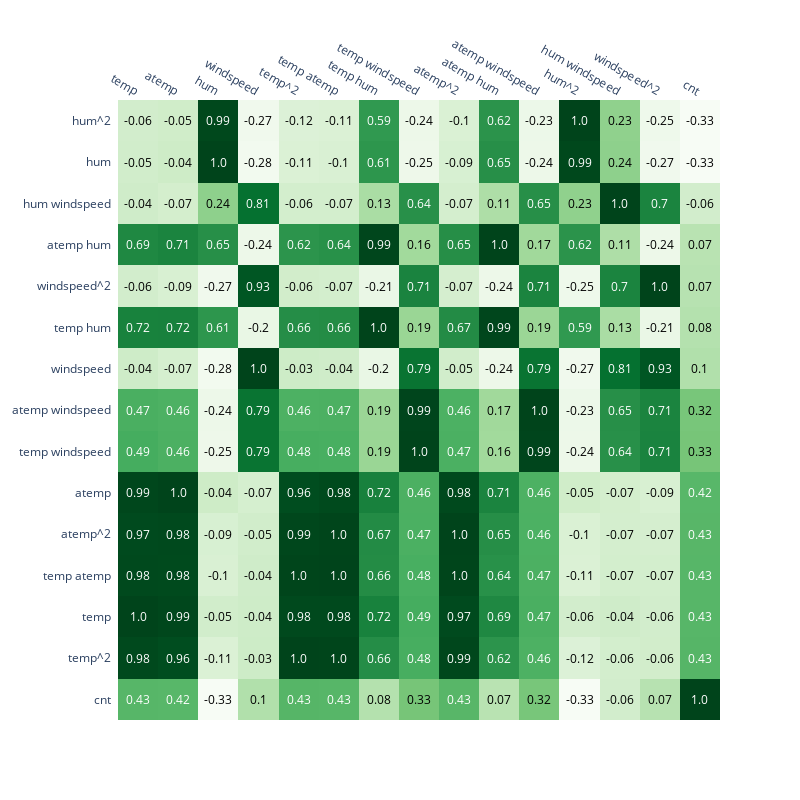

This figure's notebook cell:
### Code cell
# Computing the correlation coefficients between all variables in the 'correlation' DataFrame and sort them by correlation with 'cnt'.

correlation = correlation.corr().sort_values('cnt', ascending=False)

# Converting the correlation matrix to a NumPy array.
zz = np.array(correlation)

# Creating an annotated heatmap of the correlation matrix.
fig = ff.create_annotated_heatmap(
    zz,
    x = list(correlation.columns),
    y = list(correlation.index),
    annotation_text = np.around(zz, decimals=2),
    hoverinfo='z',
    colorscale= 'Greens'
)

# Setting the size of the heatmap figure.
fig.update_layout(
    height=800,
    width = 800
)

### Figure 1 — Plotly figure (JSON) as saved in the notebook; plotly's stock layout.template omitted (floating-point values rounded to 4 significant figures; data arrays with more than 128 entries replaced by an {"elided": "..."} marker saying what was removed)
{"data": [{"colorscale": [[0, "rgb(247,252,245)"], [0.125, "rgb(229,245,224)"], [0.25, "rgb(199,233,192)"], [0.375, "rgb(161,217,155)"], [0.5, "rgb(116,196,118)"], [0.625, "rgb(65,171,93)"], [0.75, "rgb(35,139,69)"], [0.875, "rgb(0,109,44)"], [1, "rgb(0,68,27)"]], "hoverinfo": "z", "reversescale": false, "showscale": false, "type": "heatmap", "x": ["temp", "atemp", "hum", "windspeed", "temp^2", "temp atemp", "temp hum", "temp windspeed", "atemp^2", "atemp hum", "atemp windspeed", "hum^2", "hum windspeed", "windspeed^2", "cnt"], "y": ["cnt", "temp^2", "temp", "temp atemp", "atemp^2", "atemp", "temp windspeed", "atemp windspeed", "windspeed", "temp hum", "windspeed^2", "atemp hum", "hum windspeed", "hum", "hum^2"], "z": {"elided": "15x15 float values"}}], "layout": {"annotations": [{"font": {"color": "#FFFFFF"}, "showarrow": false, "text": "0.43", "x": "temp", "xref": "x", "y": "cnt", "yref": "y"}, {"font": {"color": "#FFFFFF"}, "showarrow": false, "text": "0.42", "x": "atemp", "xref": "x", "y": "cnt", "yref": "y"}, {"font": {"color": "#000000"}, "showarrow": false, "text": "-0.33", "x": "hum", "xref": "x", "y": "cnt", "yref": "y"}, {"font": {"color": "#000000"}, "showarrow": false, "text": "0.1", "x": "windspeed", "xref": "x", "y": "cnt", "yref": "y"}, {"font": {"color": "#FFFFFF"}, "showarrow": false, "text": "0.43", "x": "temp^2", "xref": "x", "y": "cnt", "yref": "y"}, {"font": {"color": "#FFFFFF"}, "showarrow": false, "text": "0.43", "x": "temp atemp", "xref": "x", "y": "cnt", "yref": "y"}, {"font": {"color": "#000000"}, "showarrow": false, "text": "0.08", "x": "temp hum", "xref": "x", "y": "cnt", "yref": "y"}, {"font": {"color": "#000000"}, "showarrow": false, "text": "0.33", "x": "temp windspeed", "xref": "x", "y": "cnt", "yref": "y"}, {"font": {"color": "#FFFFFF"}, "showarrow": false, "text": "0.43", "x": "atemp^2", "xref": "x", "y": "cnt", "yref": "y"}, {"font": {"color": "#000000"}, "showarrow": false, "text": "0.07", "x": "atemp hum", "xref": "x", "y": "cnt", "yref": "y"}, {"font": {"color": "#000000"}, "showarrow": false, "text": "0.32", "x": "atemp windspeed", "xref": "x", "y": "cnt", "yref": "y"}, {"font": {"color": "#000000"}, "showarrow": false, "text": "-0.33", "x": "hum^2", "xref": "x", "y": "cnt", "yref": "y"}, {"font": {"color": "#000000"}, "showarrow": false, "text": "-0.06", "x": "hum windspeed", "xref": "x", "y": "cnt", "yref": "y"}, {"font": {"color": "#000000"}, "showarrow": false, "text": "0.07", "x": "windspeed^2", "xref": "x", "y": "cnt", "yref": "y"}, {"font": {"color": "#FFFFFF"}, "showarrow": false, "text": "1.0", "x": "cnt", "xref": "x", "y": "cnt", "yref": "y"}, {"font": {"color": "#FFFFFF"}, "showarrow": false, "text": "0.98", "x": "temp", "xref": "x", "y": "temp^2", "yref": "y"}, {"font": {"color": "#FFFFFF"}, "showarrow": false, "text": "0.96", "x": "atemp", "xref": "x", "y": "temp^2", "yref": "y"}, {"font": {"color": "#000000"}, "showarrow": false, "text": "-0.11", "x": "hum", "xref": "x", "y": "temp^2", "yref": "y"}, {"font": {"color": "#000000"}, "showarrow": false, "text": "-0.03", "x": "windspeed", "xref": "x", "y": "temp^2", "yref": "y"}, {"font": {"color": "#FFFFFF"}, "showarrow": false, "text": "1.0", "x": "temp^2", "xref": "x", "y": "temp^2", "yref": "y"}, {"font": {"color": "#FFFFFF"}, "showarrow": false, "text": "1.0", "x": "temp atemp", "xref": "x", "y": "temp^2", "yref": "y"}, {"font": {"color": "#FFFFFF"}, "showarrow": false, "text": "0.66", "x": "temp hum", "xref": "x", "y": "temp^2", "yref": "y"}, {"font": {"color": "#FFFFFF"}, "showarrow": false, "text": "0.48", "x": "temp windspeed", "xref": "x", "y": "temp^2", "yref": "y"}, {"font": {"color": "#FFFFFF"}, "showarrow": false, "text": "0.99", "x": "atemp^2", "xref": "x", "y": "temp^2", "yref": "y"}, {"font": {"color": "#FFFFFF"}, "showarrow": false, "text": "0.62", "x": "atemp hum", "xref": "x", "y": "temp^2", "yref": "y"}, {"font": {"color": "#FFFFFF"}, "showarrow": false, "text": "0.46", "x": "atemp windspeed", "xref": "x", "y": "temp^2", "yref": "y"}, {"font": {"color": "#000000"}, "showarrow": false, "text": "-0.12", "x": "hum^2", "xref": "x", "y": "temp^2", "yref": "y"}, {"font": {"color": "#000000"}, "showarrow": false, "text": "-0.06", "x": "hum windspeed", "xref": "x", "y": "temp^2", "yref": "y"}, {"font": {"color": "#000000"}, "showarrow": false, "text": "-0.06", "x": "windspeed^2", "xref": "x", "y": "temp^2", "yref": "y"}, {"font": {"color": "#FFFFFF"}, "showarrow": false, "text": "0.43", "x": "cnt", "xref": "x", "y": "temp^2", "yref": "y"}, {"font": {"color": "#FFFFFF"}, "showarrow": false, "text": "1.0", "x": "temp", "xref": "x", "y": "temp", "yref": "y"}, {"font": {"color": "#FFFFFF"}, "showarrow": false, "text": "0.99", "x": "atemp", "xref": "x", "y": "temp", "yref": "y"}, {"font": {"color": "#000000"}, "showarrow": false, "text": "-0.05", "x": "hum", "xref": "x", "y": "temp", "yref": "y"}, {"font": {"color": "#000000"}, "showarrow": false, "text": "-0.04", "x": "windspeed", "xref": "x", "y": "temp", "yref": "y"}, {"font": {"color": "#FFFFFF"}, "showarrow": false, "text": "0.98", "x": "temp^2", "xref": "x", "y": "temp", "yref": "y"}, {"font": {"color": "#FFFFFF"}, "showarrow": false, "text": "0.98", "x": "temp atemp", "xref": "x", "y": "temp", "yref": "y"}, {"font": {"color": "#FFFFFF"}, "showarrow": false, "text": "0.72", "x": "temp hum", "xref": "x", "y": "temp", "yref": "y"}, {"font": {"color": "#FFFFFF"}, "showarrow": false, "text": "0.49", "x": "temp windspeed", "xref": "x", "y": "temp", "yref": "y"}, {"font": {"color": "#FFFFFF"}, "showarrow": false, "text": "0.97", "x": "atemp^2", "xref": "x", "y": "temp", "yref": "y"}, {"font": {"color": "#FFFFFF"}, "showarrow": false, "text": "0.69", "x": "atemp hum", "xref": "x", "y": "temp", "yref": "y"}, {"font": {"color": "#FFFFFF"}, "showarrow": false, "text": "0.47", "x": "atemp windspeed", "xref": "x", "y": "temp", "yref": "y"}, {"font": {"color": "#000000"}, "showarrow": false, "text": "-0.06", "x": "hum^2", "xref": "x", "y": "temp", "yref": "y"}, {"font": {"color": "#000000"}, "showarrow": false, "text": "-0.04", "x": "hum windspeed", "xref": "x", "y": "temp", "yref": "y"}, {"font": {"color": "#000000"}, "showarrow": false, "text": "-0.06", "x": "windspeed^2", "xref": "x", "y": "temp", "yref": "y"}, {"font": {"color": "#FFFFFF"}, "showarrow": false, "text": "0.43", "x": "cnt", "xref": "x", "y": "temp", "yref": "y"}, {"font": {"color": "#FFFFFF"}, "showarrow": false, "text": "0.98", "x": "temp", "xref": "x", "y": "temp atemp", "yref": "y"}, {"font": {"color": "#FFFFFF"}, "showarrow": false, "text": "0.98", "x": "atemp", "xref": "x", "y": "temp atemp", "yref": "y"}, {"font": {"color": "#000000"}, "showarrow": false, "text": "-0.1", "x": "hum", "xref": "x", "y": "temp atemp", "yref": "y"}, {"font": {"color": "#000000"}, "showarrow": false, "text": "-0.04", "x": "windspeed", "xref": "x", "y": "temp atemp", "yref": "y"}, {"font": {"color": "#FFFFFF"}, "showarrow": false, "text": "1.0", "x": "temp^2", "xref": "x", "y": "temp atemp", "yref": "y"}, {"font": {"color": "#FFFFFF"}, "showarrow": false, "text": "1.0", "x": "temp atemp", "xref": "x", "y": "temp atemp", "yref": "y"}, {"font": {"color": "#FFFFFF"}, "showarrow": false, "text": "0.66", "x": "temp hum", "xref": "x", "y": "temp atemp", "yref": "y"}, {"font": {"color": "#FFFFFF"}, "showarrow": false, "text": "0.48", "x": "temp windspeed", "xref": "x", "y": "temp atemp", "yref": "y"}, {"font": {"color": "#FFFFFF"}, "showarrow": false, "text": "1.0", "x": "atemp^2", "xref": "x", "y": "temp atemp", "yref": "y"}, {"font": {"color": "#FFFFFF"}, "showarrow": false, "text": "0.64", "x": "atemp hum", "xref": "x", "y": "temp atemp", "yref": "y"}, {"font": {"color": "#FFFFFF"}, "showarrow": false, "text": "0.47", "x": "atemp windspeed", "xref": "x", "y": "temp atemp", "yref": "y"}, {"font": {"color": "#000000"}, "showarrow": false, "text": "-0.11", "x": "hum^2", "xref": "x", "y": "temp atemp", "yref": "y"}, {"font": {"color": "#000000"}, "showarrow": false, "text": "-0.07", "x": "hum windspeed", "xref": "x", "y": "temp atemp", "yref": "y"}, {"font": {"color": "#000000"}, "showarrow": false, "text": "-0.07", "x": "windspeed^2", "xref": "x", "y": "temp atemp", "yref": "y"}, {"font": {"color": "#FFFFFF"}, "showarrow": false, "text": "0.43", "x": "cnt", "xref": "x", "y": "temp atemp", "yref": "y"}, {"font": {"color": "#FFFFFF"}, "showarrow": false, "text": "0.97", "x": "temp", "xref": "x", "y": "atemp^2", "yref": "y"}, {"font": {"color": "#FFFFFF"}, "showarrow": false, "text": "0.98", "x": "atemp", "xref": "x", "y": "atemp^2", "yref": "y"}, {"font": {"color": "#000000"}, "showarrow": false, "text": "-0.09", "x": "hum", "xref": "x", "y": "atemp^2", "yref": "y"}, {"font": {"color": "#000000"}, "showarrow": false, "text": "-0.05", "x": "windspeed", "xref": "x", "y": "atemp^2", "yref": "y"}, {"font": {"color": "#FFFFFF"}, "showarrow": false, "text": "0.99", "x": "temp^2", "xref": "x", "y": "atemp^2", "yref": "y"}, {"font": {"color": "#FFFFFF"}, "showarrow": false, "text": "1.0", "x": "temp atemp", "xref": "x", "y": "atemp^2", "yref": "y"}, {"font": {"color": "#FFFFFF"}, "showarrow": false, "text": "0.67", "x": "temp hum", "xref": "x", "y": "atemp^2", "yref": "y"}, {"font": {"color": "#FFFFFF"}, "showarrow": false, "text": "0.47", "x": "temp windspeed", "xref": "x", "y": "atemp^2", "yref": "y"}, {"font": {"color": "#FFFFFF"}, "showarrow": false, "text": "1.0", "x": "atemp^2", "xref": "x", "y": "atemp^2", "yref": "y"}, {"font": {"color": "#FFFFFF"}, "showarrow": false, "text": "0.65", "x": "atemp hum", "xref": "x", "y": "atemp^2", "yref": "y"}, {"font": {"color": "#FFFFFF"}, "showarrow": false, "text": "0.46", "x": "atemp windspeed", "xref": "x", "y": "atemp^2", "yref": "y"}, {"font": {"color": "#000000"}, "showarrow": false, "text": "-0.1", "x": "hum^2", "xref": "x", "y": "atemp^2", "yref": "y"}, {"font": {"color": "#000000"}, "showarrow": false, "text": "-0.07", "x": "hum windspeed", "xref": "x", "y": "atemp^2", "yref": "y"}, {"font": {"color": "#000000"}, "showarrow": false, "text": "-0.07", "x": "windspeed^2", "xref": "x", "y": "atemp^2", "yref": "y"}, {"font": {"color": "#FFFFFF"}, "showarrow": false, "text": "0.43", "x": "cnt", "xref": "x", "y": "atemp^2", "yref": "y"}, {"font": {"color": "#FFFFFF"}, "showarrow": false, "text": "0.99", "x": "temp", "xref": "x", "y": "atemp", "yref": "y"}, {"font": {"color": "#FFFFFF"}, "showarrow": false, "text": "1.0", "x": "atemp", "xref": "x", "y": "atemp", "yref": "y"}, {"font": {"color": "#000000"}, "showarrow": false, "text": "-0.04", "x": "hum", "xref": "x", "y": "atemp", "yref": "y"}, {"font": {"color": "#000000"}, "showarrow": false, "text": "-0.07", "x": "windspeed", "xref": "x", "y": "atemp", "yref": "y"}, {"font": {"color": "#FFFFFF"}, "showarrow": false, "text": "0.96", "x": "temp^2", "xref": "x", "y": "atemp", "yref": "y"}, {"font": {"color": "#FFFFFF"}, "showarrow": false, "text": "0.98", "x": "temp atemp", "xref": "x", "y": "atemp", "yref": "y"}, {"font": {"color": "#FFFFFF"}, "showarrow": false, "text": "0.72", "x": "temp hum", "xref": "x", "y": "atemp", "yref": "y"}, {"font": {"color": "#FFFFFF"}, "showarrow": false, "text": "0.46", "x": "temp windspeed", "xref": "x", "y": "atemp", "yref": "y"}, {"font": {"color": "#FFFFFF"}, "showarrow": false, "text": "0.98", "x": "atemp^2", "xref": "x", "y": "atemp", "yref": "y"}, {"font": {"color": "#FFFFFF"}, "showarrow": false, "text": "0.71", "x": "atemp hum", "xref": "x", "y": "atemp", "yref": "y"}, {"font": {"color": "#FFFFFF"}, "showarrow": false, "text": "0.46", "x": "atemp windspeed", "xref": "x", "y": "atemp", "yref": "y"}, {"font": {"color": "#000000"}, "showarrow": false, "text": "-0.05", "x": "hum^2", "xref": "x", "y": "atemp", "yref": "y"}, {"font": {"color": "#000000"}, "showarrow": false, "text": "-0.07", "x": "hum windspeed", "xref": "x", "y": "atemp", "yref": "y"}, {"font": {"color": "#000000"}, "showarrow": false, "text": "-0.09", "x": "windspeed^2", "xref": "x", "y": "atemp", "yref": "y"}, {"font": {"color": "#FFFFFF"}, "showarrow": false, "text": "0.42", "x": "cnt", "xref": "x", "y": "atemp", "yref": "y"}, {"font": {"color": "#FFFFFF"}, "showarrow": false, "text": "0.49", "x": "temp", "xref": "x", "y": "temp windspeed", "yref": "y"}, {"font": {"color": "#FFFFFF"}, "showarrow": false, "text": "0.46", "x": "atemp", "xref": "x", "y": "temp windspeed", "yref": "y"}, {"font": {"color": "#000000"}, "showarrow": false, "text": "-0.25", "x": "hum", "xref": "x", "y": "temp windspeed", "yref": "y"}, {"font": {"color": "#FFFFFF"}, "showarrow": false, "text": "0.79", "x": "windspeed", "xref": "x", "y": "temp windspeed", "yref": "y"}, {"font": {"color": "#FFFFFF"}, "showarrow": false, "text": "0.48", "x": "temp^2", "xref": "x", "y": "temp windspeed", "yref": "y"}, {"font": {"color": "#FFFFFF"}, "showarrow": false, "text": "0.48", "x": "temp atemp", "xref": "x", "y": "temp windspeed", "yref": "y"}, {"font": {"color": "#000000"}, "showarrow": false, "text": "0.19", "x": "temp hum", "xref": "x", "y": "temp windspeed", "yref": "y"}, {"font": {"color": "#FFFFFF"}, "showarrow": false, "text": "1.0", "x": "temp windspeed", "xref": "x", "y": "temp windspeed", "yref": "y"}, {"font": {"color": "#FFFFFF"}, "showarrow": false, "text": "0.47", "x": "atemp^2", "xref": "x", "y": "temp windspeed", "yref": "y"}, {"font": {"color": "#000000"}, "showarrow": false, "text": "0.16", "x": "atemp hum", "xref": "x", "y": "temp windspeed", "yref": "y"}, {"font": {"color": "#FFFFFF"}, "showarrow": false, "text": "0.99", "x": "atemp windspeed", "xref": "x", "y": "temp windspeed", "yref": "y"}, {"font": {"color": "#000000"}, "showarrow": false, "text": "-0.24", "x": "hum^2", "xref": "x", "y": "temp windspeed", "yref": "y"}, {"font": {"color": "#FFFFFF"}, "showarrow": false, "text": "0.64", "x": "hum windspeed", "xref": "x", "y": "temp windspeed", "yref": "y"}, {"font": {"color": "#FFFFFF"}, "showarrow": false, "text": "0.71", "x": "windspeed^2", "xref": "x", "y": "temp windspeed", "yref": "y"}, {"font": {"color": "#000000"}, "showarrow": false, "text": "0.33", "x": "cnt", "xref": "x", "y": "temp windspeed", "yref": "y"}, {"font": {"color": "#FFFFFF"}, "showarrow": false, "text": "0.47", "x": "temp", "xref": "x", "y": "atemp windspeed", "yref": "y"}, {"font": {"color": "#FFFFFF"}, "showarrow": false, "text": "0.46", "x": "atemp", "xref": "x", "y": "atemp windspeed", "yref": "y"}, {"font": {"color": "#000000"}, "showarrow": false, "text": "-0.24", "x": "hum", "xref": "x", "y": "atemp windspeed", "yref": "y"}, {"font": {"color": "#FFFFFF"}, "showarrow": false, "text": "0.79", "x": "windspeed", "xref": "x", "y": "atemp windspeed", "yref": "y"}, {"font": {"color": "#FFFFFF"}, "showarrow": false, "text": "0.46", "x": "temp^2", "xref": "x", "y": "atemp windspeed", "yref": "y"}, {"font": {"color": "#FFFFFF"}, "showarrow": false, "text": "0.47", "x": "temp atemp", "xref": "x", "y": "atemp windspeed", "yref": "y"}, {"font": {"color": "#000000"}, "showarrow": false, "text": "0.19", "x": "temp hum", "xref": "x", "y": "atemp windspeed", "yref": "y"}, {"font": {"color": "#FFFFFF"}, "showarrow": false, "text": "0.99", "x": "temp windspeed", "xref": "x", "y": "atemp windspeed", "yref": "y"}, {"font": {"color": "#FFFFFF"}, "showarrow": false, "text": "0.46", "x": "atemp^2", "xref": "x", "y": "atemp windspeed", "yref": "y"}, {"font": {"color": "#000000"}, "showarrow": false, "text": "0.17", "x": "atemp hum", "xref": "x", "y": "atemp windspeed", "yref": "y"}, {"font": {"color": "#FFFFFF"}, "showarrow": false, "text": "1.0", "x": "atemp windspeed", "xref": "x", "y": "atemp windspeed", "yref": "y"}, {"font": {"color": "#000000"}, "showarrow": false, "text": "-0.23", "x": "hum^2", "xref": "x", "y": "atemp windspeed", "yref": "y"}, {"font": {"color": "#FFFFFF"}, "showarrow": false, "text": "0.65", "x": "hum windspeed", "xref": "x", "y": "atemp windspeed", "yref": "y"}, {"font": {"color": "#FFFFFF"}, "showarrow": false, "text": "0.71", "x": "windspeed^2", "xref": "x", "y": "atemp windspeed", "yref": "y"}, {"font": {"color": "#000000"}, "showarrow": false, "text": "0.32", "x": "cnt", "xref": "x", "y": "atemp windspeed", "yref": "y"}, {"font": {"color": "#000000"}, "showarrow": false, "text": "-0.04", "x": "temp", "xref": "x", "y": "windspeed", "yref": "y"}, {"font": {"color": "#000000"}, "showarrow": false, "text": "-0.07", "x": "atemp", "xref": "x", "y": "windspeed", "yref": "y"}, {"font": {"color": "#000000"}, "showarrow": false, "text": "-0.28", "x": "hum", "xref": "x", "y": "windspeed", "yref": "y"}, {"font": {"color": "#FFFFFF"}, "showarrow": false, "text": "1.0", "x": "windspeed", "xref": "x", "y": "windspeed", "yref": "y"}, {"font": {"color": "#000000"}, "showarrow": false, "text": "-0.03", "x": "temp^2", "xref": "x", "y": "windspeed", "yref": "y"}, {"font": {"color": "#000000"}, "showarrow": false, "text": "-0.04", "x": "temp atemp", "xref": "x", "y": "windspeed", "yref": "y"}, {"font": {"color": "#000000"}, "showarrow": false, "text": "-0.2", "x": "temp hum", "xref": "x", "y": "windspeed", "yref": "y"}, {"font": {"color": "#FFFFFF"}, "showarrow": false, "text": "0.79", "x": "temp windspeed", "xref": "x", "y": "windspeed", "yref": "y"}, {"font": {"color": "#000000"}, "showarrow": false, "text": "-0.05", "x": "atemp^2", "xref": "x", "y": "windspeed", "yref": "y"}, {"font": {"color": "#000000"}, "showarrow": false, "text": "-0.24", "x": "atemp hum", "xref": "x", "y": "windspeed", "yref": "y"}, {"font": {"color": "#FFFFFF"}, "showarrow": false, "text": "0.79", "x": "atemp windspeed", "xref": "x", "y": "windspeed", "yref": "y"}, {"font": {"color": "#000000"}, "showarrow": false, "text": "-0.27", "x": "hum^2", "xref": "x", "y": "windspeed", "yref": "y"}, {"font": {"color": "#FFFFFF"}, "showarrow": false, "text": "0.81", "x": "hum windspeed", "xref": "x", "y": "windspeed", "yref": "y"}, {"font": {"color": "#FFFFFF"}, "showarrow": false, "text": "0.93", "x": "windspeed^2", "xref": "x", "y": "windspeed", "yref": "y"}, {"font": {"color": "#000000"}, "showarrow": false, "text": "0.1", "x": "cnt", "xref": "x", "y": "windspeed", "yref": "y"}, {"font": {"color": "#FFFFFF"}, "showarrow": false, "text": "0.72", "x": "temp", "xref": "x", "y": "temp hum", "yref": "y"}, {"font": {"color": "#FFFFFF"}, "showarrow": false, "text": "0.72", "x": "atemp", "xref": "x", "y": "temp hum", "yref": "y"}, {"font": {"color": "#FFFFFF"}, "showarrow": false, "text": "0.61", "x": "hum", "xref": "x", "y": "temp hum", "yref": "y"}, {"font": {"color": "#000000"}, "showarrow": false, "text": "-0.2", "x": "windspeed", "xref": "x", "y": "temp hum", "yref": "y"}, {"font": {"color": "#FFFFFF"}, "showarrow": false, "text": "0.66", "x": "temp^2", "xref": "x", "y": "temp hum", "yref": "y"}, {"font": {"color": "#FFFFFF"}, "showarrow": false, "text": "0.66", "x": "temp atemp", "xref": "x", "y": "temp hum", "yref": "y"}, {"font": {"color": "#FFFFFF"}, "showarrow": false, "text": "1.0", "x": "temp hum", "xref": "x", "y": "temp hum", "yref": "y"}, {"font": {"color": "#000000"}, "showarrow": false, "text": "0.19", "x": "temp windspeed", "xref": "x", "y": "temp hum", "yref": "y"}, {"font": {"color": "#FFFFFF"}, "showarrow": false, "text": "0.67", "x": "atemp^2", "xref": "x", "y": "temp hum", "yref": "y"}, {"font": {"color": "#FFFFFF"}, "showarrow": false, "text": "0.99", "x": "atemp hum", "xref": "x", "y": "temp hum", "yref": "y"}, {"font": {"color": "#000000"}, "showarrow": false, "text": "0.19", "x": "atemp windspeed", "xref": "x", "y": "temp hum", "yref": "y"}, {"font": {"color": "#FFFFFF"}, "showarrow": false, "text": "0.59", "x": "hum^2", "xref": "x", "y": "temp hum", "yref": "y"}, {"font": {"color": "#000000"}, "showarrow": false, "text": "0.13", "x": "hum windspeed", "xref": "x", "y": "temp hum", "yref": "y"}, {"font": {"color": "#000000"}, "showarrow": false, "text": "-0.21", "x": "windspeed^2", "xref": "x", "y": "temp hum", "yref": "y"}, {"font": {"color": "#000000"}, "showarrow": false, "text": "0.08", "x": "cnt", "xref": "x", "y": "temp hum", "yref": "y"}, {"font": {"color": "#000000"}, "showarrow": false, "text": "-0.06", "x": "temp", "xref": "x", "y": "windspeed^2", "yref": "y"}, {"font": {"color": "#000000"}, "showarrow": false, "text": "-0.09", "x": "atemp", "xref": "x", "y": "windspeed^2", "yref": "y"}, {"font": {"color": "#000000"}, "showarrow": false, "text": "-0.27", "x": "hum", "xref": "x", "y": "windspeed^2", "yref": "y"}, {"font": {"color": "#FFFFFF"}, "showarrow": false, "text": "0.93", "x": "windspeed", "xref": "x", "y": "windspeed^2", "yref": "y"}, {"font": {"color": "#000000"}, "showarrow": false, "text": "-0.06", "x": "temp^2", "xref": "x", "y": "windspeed^2", "yref": "y"}, {"font": {"color": "#000000"}, "showarrow": false, "text": "-0.07", "x": "temp atemp", "xref": "x", "y": "windspeed^2", "yref": "y"}, {"font": {"color": "#000000"}, "showarrow": false, "text": "-0.21", "x": "temp hum", "xref": "x", "y": "windspeed^2", "yref": "y"}, {"font": {"color": "#FFFFFF"}, "showarrow": false, "text": "0.71", "x": "temp windspeed", "xref": "x", "y": "windspeed^2", "yref": "y"}, {"font": {"color": "#000000"}, "showarrow": false, "text": "-0.07", "x": "atemp^2", "xref": "x", "y": "windspeed^2", "yref": "y"}, {"font": {"color": "#000000"}, "showarrow": false, "text": "-0.24", "x": "atemp hum", "xref": "x", "y": "windspeed^2", "yref": "y"}, {"font": {"color": "#FFFFFF"}, "showarrow": false, "text": "0.71", "x": "atemp windspeed", "xref": "x", "y": "windspeed^2", "yref": "y"}, {"font": {"color": "#000000"}, "showarrow": false, "text": "-0.25", "x": "hum^2", "xref": "x", "y": "windspeed^2", "yref": "y"}, {"font": {"color": "#FFFFFF"}, "showarrow": false, "text": "0.7", "x": "hum windspeed", "xref": "x", "y": "windspeed^2", "yref": "y"}, {"font": {"color": "#FFFFFF"}, "showarrow": false, "text": "1.0", "x": "windspeed^2", "xref": "x", "y": "windspeed^2", "yref": "y"}, {"font": {"color": "#000000"}, "showarrow": false, "text": "0.07", "x": "cnt", "xref": "x", "y": "windspeed^2", "yref": "y"}, {"font": {"color": "#FFFFFF"}, "showarrow": false, "text": "0.69", "x": "temp", "xref": "x", "y": "atemp hum", "yref": "y"}, {"font": {"color": "#FFFFFF"}, "showarrow": false, "text": "0.71", "x": "atemp", "xref": "x", "y": "atemp hum", "yref": "y"}, {"font": {"color": "#FFFFFF"}, "showarrow": false, "text": "0.65", "x": "hum", "xref": "x", "y": "atemp hum", "yref": "y"}, {"font": {"color": "#000000"}, "showarrow": false, "text": "-0.24", "x": "windspeed", "xref": "x", "y": "atemp hum", "yref": "y"}, {"font": {"color": "#FFFFFF"}, "showarrow": false, "text": "0.62", "x": "temp^2", "xref": "x", "y": "atemp hum", "yref": "y"}, {"font": {"color": "#FFFFFF"}, "showarrow": false, "text": "0.64", "x": "temp atemp", "xref": "x", "y": "atemp hum", "yref": "y"}, {"font": {"color": "#FFFFFF"}, "showarrow": false, "text": "0.99", "x": "temp hum", "xref": "x", "y": "atemp hum", "yref": "y"}, {"font": {"color": "#000000"}, "showarrow": false, "text": "0.16", "x": "temp windspeed", "xref": "x", "y": "atemp hum", "yref": "y"}, {"font": {"color": "#FFFFFF"}, "showarrow": false, "text": "0.65", "x": "atemp^2", "xref": "x", "y": "atemp hum", "yref": "y"}, {"font": {"color": "#FFFFFF"}, "showarrow": false, "text": "1.0", "x": "atemp hum", "xref": "x", "y": "atemp hum", "yref": "y"}, {"font": {"color": "#000000"}, "showarrow": false, "text": "0.17", "x": "atemp windspeed", "xref": "x", "y": "atemp hum", "yref": "y"}, {"font": {"color": "#FFFFFF"}, "showarrow": false, "text": "0.62", "x": "hum^2", "xref": "x", "y": "atemp hum", "yref": "y"}, {"font": {"color": "#000000"}, "showarrow": false, "text": "0.11", "x": "hum windspeed", "xref": "x", "y": "atemp hum", "yref": "y"}, {"font": {"color": "#000000"}, "showarrow": false, "text": "-0.24", "x": "windspeed^2", "xref": "x", "y": "atemp hum", "yref": "y"}, {"font": {"color": "#000000"}, "showarrow": false, "text": "0.07", "x": "cnt", "xref": "x", "y": "atemp hum", "yref": "y"}, {"font": {"color": "#000000"}, "showarrow": false, "text": "-0.04", "x": "temp", "xref": "x", "y": "hum windspeed", "yref": "y"}, {"font": {"color": "#000000"}, "showarrow": false, "text": "-0.07", "x": "atemp", "xref": "x", "y": "hum windspeed", "yref": "y"}, {"font": {"color": "#000000"}, "showarrow": false, "text": "0.24", "x": "hum", "xref": "x", "y": "hum windspeed", "yref": "y"}, {"font": {"color": "#FFFFFF"}, "showarrow": false, "text": "0.81", "x": "windspeed", "xref": "x", "y": "hum windspeed", "yref": "y"}, {"font": {"color": "#000000"}, "showarrow": false, "text": "-0.06", "x": "temp^2", "xref": "x", "y": "hum windspeed", "yref": "y"}, {"font": {"color": "#000000"}, "showarrow": false, "text": "-0.07", "x": "temp atemp", "xref": "x", "y": "hum windspeed", "yref": "y"}, {"font": {"color": "#000000"}, "showarrow": false, "text": "0.13", "x": "temp hum", "xref": "x", "y": "hum windspeed", "yref": "y"}, {"font": {"color": "#FFFFFF"}, "showarrow": false, "text": "0.64", "x": "temp windspeed", "xref": "x", "y": "hum windspeed", "yref": "y"}, {"font": {"color": "#000000"}, "showarrow": false, "text": "-0.07", "x": "atemp^2", "xref": "x", "y": "hum windspeed", "yref": "y"}, {"font": {"color": "#000000"}, "showarrow": false, "text": "0.11", "x": "atemp hum", "xref": "x", "y": "hum windspeed", "yref": "y"}, {"font": {"color": "#FFFFFF"}, "showarrow": false, "text": "0.65", "x": "atemp windspeed", "xref": "x", "y": "hum windspeed", "yref": "y"}, {"font": {"color": "#000000"}, "showarrow": false, "text": "0.23", "x": "hum^2", "xref": "x", "y": "hum windspeed", "yref": "y"}, {"font": {"color": "#FFFFFF"}, "showarrow": false, "text": "1.0", "x": "hum windspeed", "xref": "x", "y": "hum windspeed", "yref": "y"}, {"font": {"color": "#FFFFFF"}, "showarrow": false, "text": "0.7", "x": "windspeed^2", "xref": "x", "y": "hum windspeed", "yref": "y"}, {"font": {"color": "#000000"}, "showarrow": false, "text": "-0.06", "x": "cnt", "xref": "x", "y": "hum windspeed", "yref": "y"}, {"font": {"color": "#000000"}, "showarrow": false, "text": "-0.05", "x": "temp", "xref": "x", "y": "hum", "yref": "y"}, {"font": {"color": "#000000"}, "showarrow": false, "text": "-0.04", "x": "atemp", "xref": "x", "y": "hum", "yref": "y"}, {"font": {"color": "#FFFFFF"}, "showarrow": false, "text": "1.0", "x": "hum", "xref": "x", "y": "hum", "yref": "y"}, {"font": {"color": "#000000"}, "showarrow": false, "text": "-0.28", "x": "windspeed", "xref": "x", "y": "hum", "yref": "y"}, {"font": {"color": "#000000"}, "showarrow": false, "text": "-0.11", "x": "temp^2", "xref": "x", "y": "hum", "yref": "y"}, {"font": {"color": "#000000"}, "showarrow": false, "text": "-0.1", "x": "temp atemp", "xref": "x", "y": "hum", "yref": "y"}, {"font": {"color": "#FFFFFF"}, "showarrow": false, "text": "0.61", "x": "temp hum", "xref": "x", "y": "hum", "yref": "y"}, {"font": {"color": "#000000"}, "showarrow": false, "text": "-0.25", "x": "temp windspeed", "xref": "x", "y": "hum", "yref": "y"}, {"font": {"color": "#000000"}, "showarrow": false, "text": "-0.09", "x": "atemp^2", "xref": "x", "y": "hum", "yref": "y"}, {"font": {"color": "#FFFFFF"}, "showarrow": false, "text": "0.65", "x": "atemp hum", "xref": "x", "y": "hum", "yref": "y"}, {"font": {"color": "#000000"}, "showarrow": false, "text": "-0.24", "x": "atemp windspeed", "xref": "x", "y": "hum", "yref": "y"}, {"font": {"color": "#FFFFFF"}, "showarrow": false, "text": "0.99", "x": "hum^2", "xref": "x", "y": "hum", "yref": "y"}, {"font": {"color": "#000000"}, "showarrow": false, "text": "0.24", "x": "hum windspeed", "xref": "x", "y": "hum", "yref": "y"}, {"font": {"color": "#000000"}, "showarrow": false, "text": "-0.27", "x": "windspeed^2", "xref": "x", "y": "hum", "yref": "y"}, {"font": {"color": "#000000"}, "showarrow": false, "text": "-0.33", "x": "cnt", "xref": "x", "y": "hum", "yref": "y"}, {"font": {"color": "#000000"}, "showarrow": false, "text": "-0.06", "x": "temp", "xref": "x", "y": "hum^2", "yref": "y"}, {"font": {"color": "#000000"}, "showarrow": false, "text": "-0.05", "x": "atemp", "xref": "x", "y": "hum^2", "yref": "y"}, {"font": {"color": "#FFFFFF"}, "showarrow": false, "text": "0.99", "x": "hum", "xref": "x", "y": "hum^2", "yref": "y"}, {"font": {"color": "#000000"}, "showarrow": false, "text": "-0.27", "x": "windspeed", "xref": "x", "y": "hum^2", "yref": "y"}, {"font": {"color": "#000000"}, "showarrow": false, "text": "-0.12", "x": "temp^2", "xref": "x", "y": "hum^2", "yref": "y"}, {"font": {"color": "#000000"}, "showarrow": false, "text": "-0.11", "x": "temp atemp", "xref": "x", "y": "hum^2", "yref": "y"}, {"font": {"color": "#FFFFFF"}, "showarrow": false, "text": "0.59", "x": "temp hum", "xref": "x", "y": "hum^2", "yref": "y"}, {"font": {"color": "#000000"}, "showarrow": false, "text": "-0.24", "x": "temp windspeed", "xref": "x", "y": "hum^2", "yref": "y"}, {"font": {"color": "#000000"}, "showarrow": false, "text": "-0.1", "x": "atemp^2", "xref": "x", "y": "hum^2", "yref": "y"}, {"font": {"color": "#FFFFFF"}, "showarrow": false, "text": "0.62", "x": "atemp hum", "xref": "x", "y": "hum^2", "yref": "y"}, {"font": {"color": "#000000"}, "showarrow": false, "text": "-0.23", "x": "atemp windspeed", "xref": "x", "y": "hum^2", "yref": "y"}, {"font": {"color": "#FFFFFF"}, "showarrow": false, "text": "1.0", "x": "hum^2", "xref": "x", "y": "hum^2", "yref": "y"}, {"font": {"color": "#000000"}, "showarrow": false, "text": "0.23", "x": "hum windspeed", "xref": "x", "y": "hum^2", "yref": "y"}, {"font": {"color": "#000000"}, "showarrow": false, "text": "-0.25", "x": "windspeed^2", "xref": "x", "y": "hum^2", "yref": "y"}, {"font": {"color": "#000000"}, "showarrow": false, "text": "-0.33", "x": "cnt", "xref": "x", "y": "hum^2", "yref": "y"}], "height": 800, "width": 800, "xaxis": {"dtick": 1, "gridcolor": "rgb(0, 0, 0)", "side": "top", "ticks": ""}, "yaxis": {"dtick": 1, "ticks": "", "ticksuffix": "  "}}}
